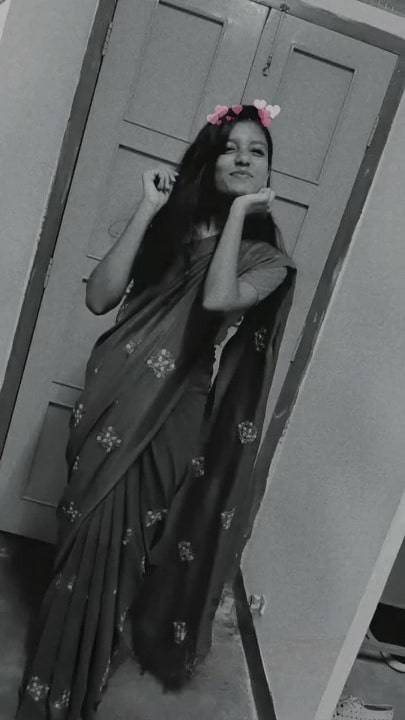
#> input picture NASA.jpg, 405 x 720 px, found by its file name
$ jupyter execute --allow-errors 'A&GDetection.ipynb'   (shell and % lines are left out)
#> lines starting #> are read from the running program, lines starting #| are printed output that depends on the picture
[cell 1]
%cd age_and_gender_detection

[cell 2]
import cv2 as cv
import math
import time
from google.colab.patches import cv2_imshow

def getFaceBox(net, frame, conf_threshold=0.7):
    frameOpencvDnn = frame.copy()
    frameHeight = frameOpencvDnn.shape[0]
    frameWidth = frameOpencvDnn.shape[1]
    blob = cv.dnn.blobFromImage(frameOpencvDnn, 1.0, (300, 300), [104, 117, 123], True, False)

    net.setInput(blob)
    detections = net.forward()
    bboxes = []
    for i in range(detections.shape[2]):
        confidence = detections[0, 0, i, 2]
        if confidence > conf_threshold:
            x1 = int(detections[0, 0, i, 3] * frameWidth)
            y1 = int(detections[0, 0, i, 4] * frameHeight)
            x2 = int(detections[0, 0, i, 5] * frameWidth)
            y2 = int(detections[0, 0, i, 6] * frameHeight)
            bboxes.append([x1, y1, x2, y2])
            cv.rectangle(frameOpencvDnn, (x1, y1), (x2, y2), (0, 255, 0), int(round(frameHeight/150)), 8)
    return frameOpencvDnn, bboxes

faceProto = "modelNweight/opencv_face_detector.pbtxt"
faceModel = "modelNweight/opencv_face_detector_uint8.pb"

ageProto = "modelNweight/age_deploy.prototxt"
ageModel = "modelNweight/age_net.caffemodel"

genderProto = "modelNweight/gender_deploy.prototxt"
genderModel = "modelNweight/gender_net.caffemodel"

MODEL_MEAN_VALUES = (78.4263377603, 87.7689143744, 114.895847746)
ageList = ['(0-2)', '(4-6)', '(8-12)', '(14-17)', '(18-25)', '(27-33)', '(36-53)', '(60-100)']
genderList = ['Male', 'Female']

#> (the rest of this cell did not finish here and is left out)

[cell 3]
input = cv.imread("/content/Find-Age-and-Gender-Deduction/SU[1].jpg")
#> (the rest of this cell did not finish here and is left out)

[cell 4]
input = cv.imread("/content/Find-Age-and-Gender-Deduction/ME.jpg")
#> (the rest of this cell did not finish here and is left out)

[cell 5]
input = cv.imread("/content/Find-Age-and-Gender-Deduction/NASA.jpg")
#> input is the input picture: shape (720, 405, 3); mean B, G, R 91.1, 90.9, 88.1
#> (the rest of this cell did not finish here and is left out)

[cell 6]
input = cv.imread("/content/Find-Age-and-Gender-Deduction/KOL[1].jpg")
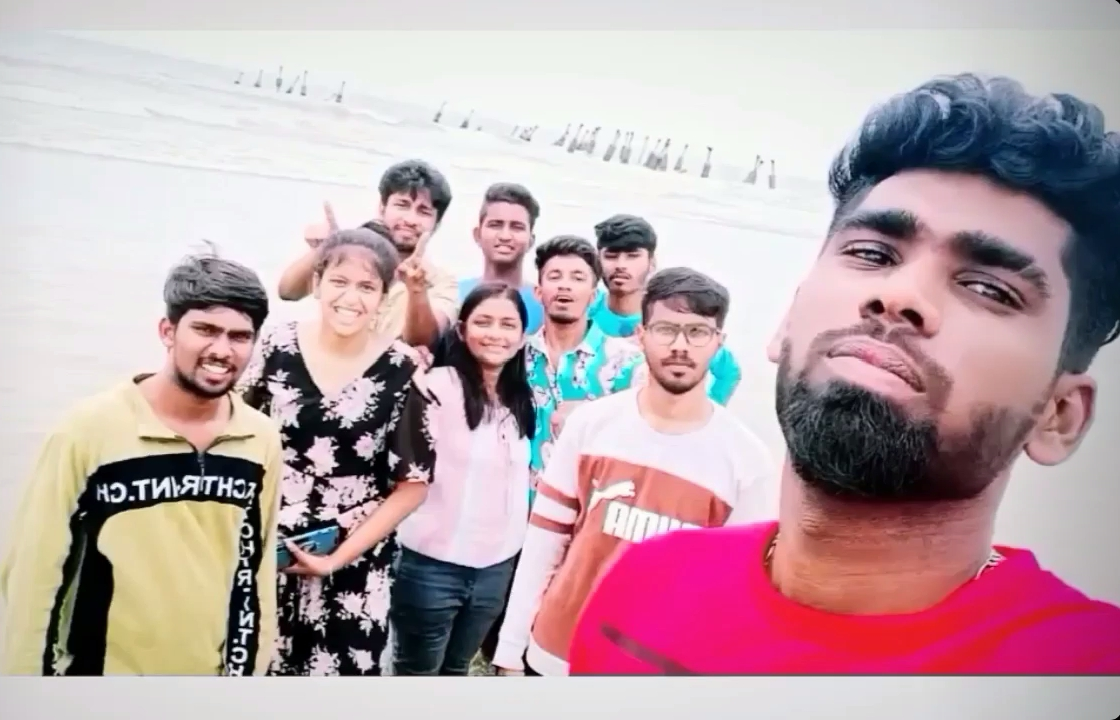
#> input picture KOL[1].jpg, 1120 x 720 px, found by its file name
#> input is the input picture: shape (720, 1120, 3); mean B, G, R 171.3, 165.5, 189.7
#> (the rest of this cell did not finish here and is left out)

[cell 7]
input = cv.imread("/content/Find-Age-and-Gender-Deduction/SS.jpg")
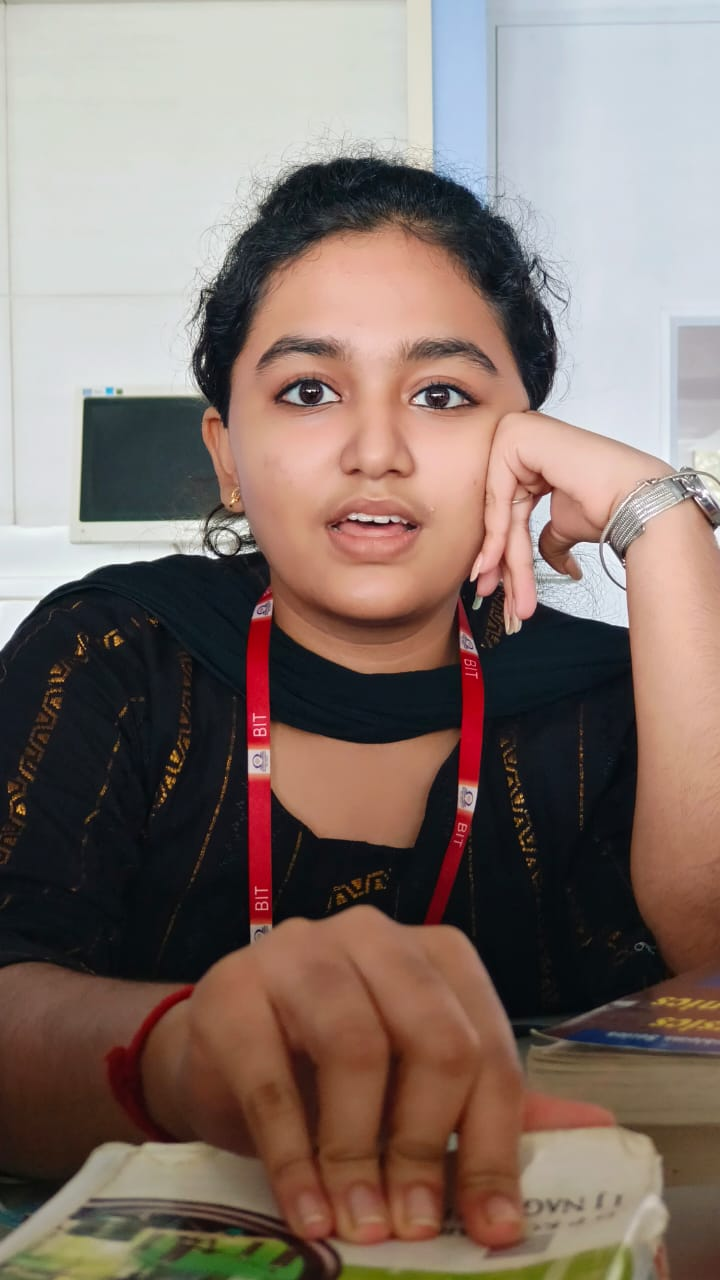
#> input picture SS.jpg, 720 x 1280 px, found by its file name
#> input is the input picture: shape (1280, 720, 3); mean B, G, R 107.7, 115.3, 131.9
#> (the rest of this cell did not finish here and is left out)
